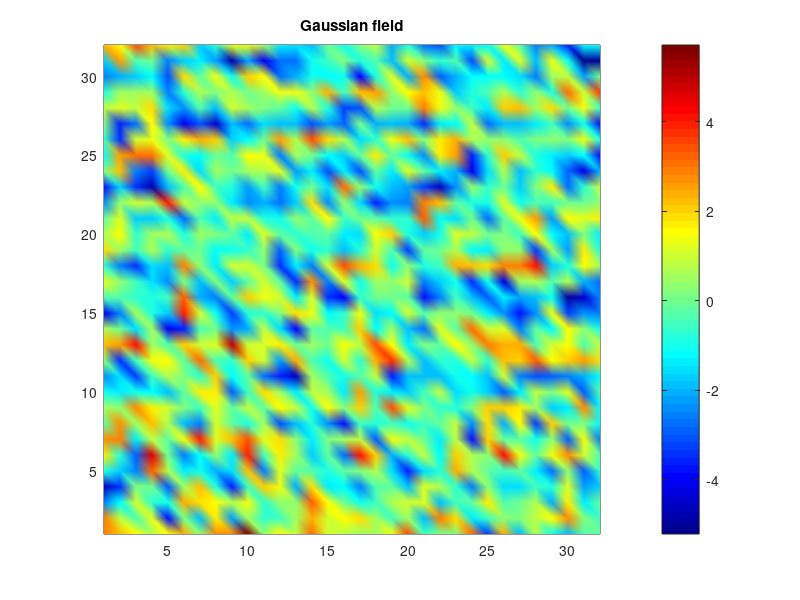

This figure's MATLAB source: (Note: this script raises an error after producing the figure.)
%% program to create a log-normal permeability field suitable for
%representing multiscale heterogeneity in porous media
%%

clc
clear variables

%    Defining the grid structure
x = 1:8:64;
y = 1:8:64;
[X,Y] = meshgrid(x,y);
[XX,YY] = meshgrid(1:32);

%    Initializing constants \beta 
beta1 = 0.5;
beta2 = 0.7;

n = size(x,2);

a = zeros(n^2,2);
for i=1:n
    for j=1:n
        a(n*(i-1)+j,:) = [X(i,j)  Y(i,j)];
    end
end
%    Defining the covariance function for Gaussian field
%c =1;
c     = 1/(1 - 2^(-beta1));
Sigma = c*ones(n*n);
for k =1:n*n
    for l=1:n*n
        if k~=l
             %Sigma(k,l) = (sum((a(k,:)-a(l,:)).^2))^(0.5);
             Sigma(k,l) = c*(sum((a(k,:)-a(l,:)).^2))^(-beta1/2);
        end
    end
end

                
%    Simulating Gaussian field with mean = 0 and covariance = sigma
R = mvnrnd(zeros(1, n*n),Sigma, n*n); R32 = R(1:32,1:32);
%    Using pseudocolor plotting function to plot the Gaussian field
figure(50); pcolor(R32); shading interp; colormap jet; colorbar; title('Gaussian field')
export_fig 'Kraster32new.pdf' '-opengl'
%    Computing permeability from the Gaussian field
k0 = 3.4253; varphi = 1;
KK = k0*exp(varphi*R); KK = 100*KK; KK = KK(1:32,1:32); 
save K32new.mat
% Plotting permeability
figure(51)
surf(XX,YY,log(KK)); shading interp; colorbar; title('Random permeability field')
xlim([0 32]); ylim([0 32]); colormap jet;
export_fig 'KK32new.pdf' '-opengl'